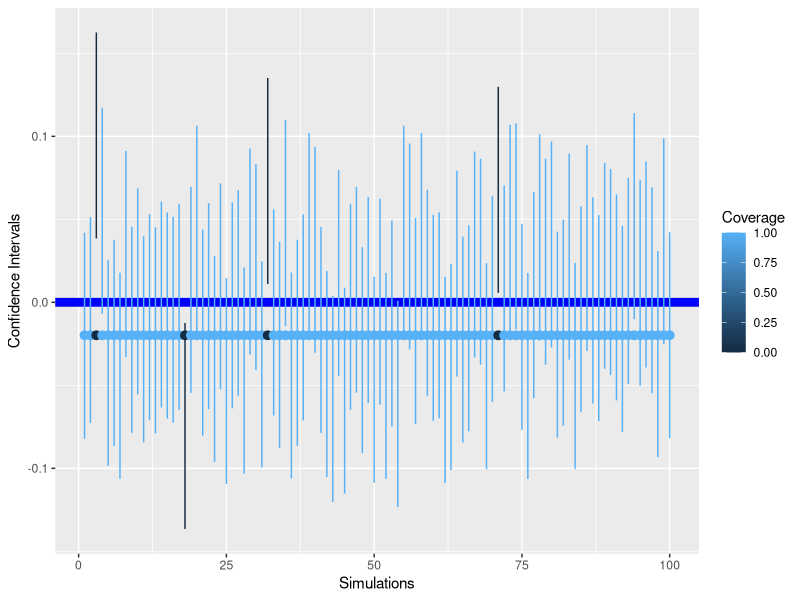

This figure's R source:
##################### 26 #######################
coverage<-function(b,se,true,level=.95,df=Inf){ 
  qtile<-level+(1-level)/2 
  lower.bound<-b-qt(qtile,df=df)*se 
  upper.bound<-b+qt(qtile,df=df)*se 

  true.in.ci<-ifelse(true>=lower.bound&true<=upper.bound,1,0)
  cp<-mean(true.in.ci) 
  mc.lower.bound<-cp-1.96*sqrt((cp*(1-cp))/length(b)) 
  mc.upper.bound<-cp+1.96*sqrt((cp*(1-cp))/length(b))
  return(list(coverage.probability=cp, 
              true.in.ci=true.in.ci,
              ci=cbind(lower.bound,upper.bound),
              mc.eb=c(mc.lower.bound,mc.upper.bound)))
}
###########
reps<-100 
results<-matrix(NA,nrow=reps,ncol=6) 
colnames(results)<-c("Mean_est", "Bias", "SE","Lower.bound", "upper.bound","Coverage")
n<-1000
set.seed(63654)
for(i in 1:reps){ 
  Y<-rnorm(n,0,1)
  mean.est<-mean(Y)
  results[i,1]<-mean.est
  results[i,2]<-mean.est
  se<-1/(sqrt(n))
  results[i,3]<-se
  lower<-mean.est-(qt(.975,n)*se)
  results[i,4]<-lower
  upper<-mean.est+(qt(.975,n)*se)
  results[i,5]<-upper
  true.in.ci<-ifelse(0>=lower&0<=upper,1,0)
  results[i,6]<-true.in.ci
}

results<-as.data.frame(results)
table(results$Coverage)

no_true<-results[which(results$Coverage==0),]
table(no_true)

library(ggplot2)
limits <- aes(ymax = upper.bound, ymin = Lower.bound)
ggplot(results, aes(y=mean.est, x=1:100, colour = Coverage)) + 
  geom_hline(aes(yintercept = 0), color = "blue", size = 3) + 
  geom_pointrange(limits) + 
  xlab("Simulations") +
  ylab("Confidence Intervals")
